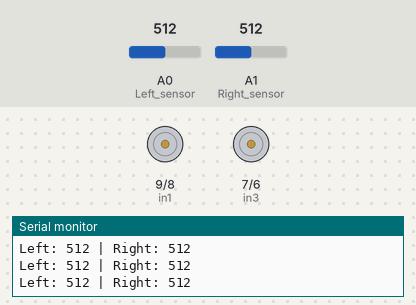
A sketch run on a simulated Arduino Uno, built with avr-gcc and run on an emulated ATmega328P. On the bench: motor-driver pin pairs drawn as motors (green arrow = first pin HIGH = forward, orange = second pin HIGH = backward, longer = more drive, scaled by the enable pin), the last lines printed to the serial monitor. The test bench sets the inputs (shaded band); at power-on: A0 (Left_sensor) = 512, A1 (Right_sensor) = 512.

Above: at 3.2 s.
3.3 s: A0 (Left_sensor) set to 11
4.8 s: A0 (Left_sensor) set to 8
7.8 s: A1 (Right_sensor) set to 40
At 8.4 s:
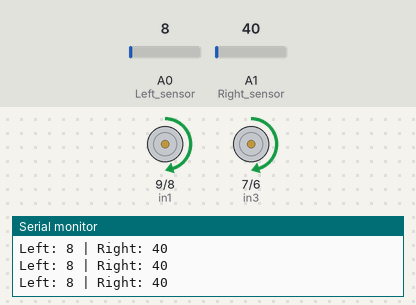
9.3 s: A1 (Right_sensor) set to 1023
At 10.3 s:
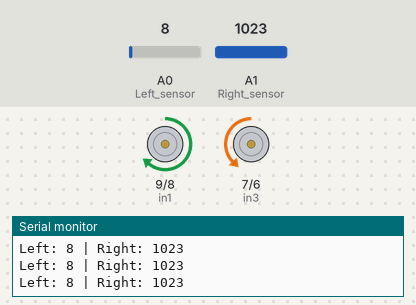
10.8 s: A0 (Left_sensor) set to 500
13.8 s: A0 (Left_sensor) set to 521
At 14.9 s:
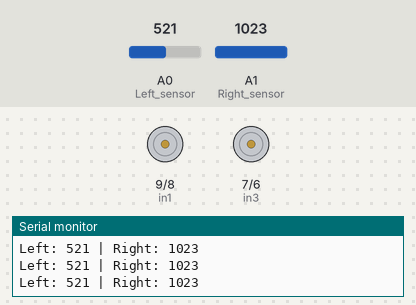
Timing chart, 0 to 16.3 s (numbered marks = the images above; inputs shaded):
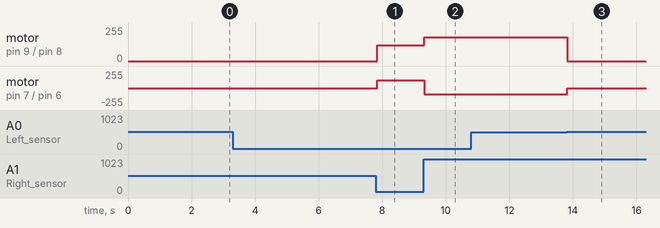

The sketch:

Arduino_Line_Follower.ino
```cpp
/*
  Project: Smart Arduino Line Follower Robot
  Version: 2.0
  Author: Rahul (AR Rider Chronicles)
  Description:
  Improved line follower robot code with smooth turns, serial debugging,
  auto-calibration, and flexible speed control.
*/

#define in1 9
#define in2 8
#define in3 7
#define in4 6
#define enA 10
#define enB 5

// Base Speeds
int M1_Speed = 120;
int M2_Speed = 120;
int LeftRotationSpeed = 180;
int RightRotationSpeed = 180;

// Calibration threshold (auto-adjusted)
int threshold = 500;

void setup() {
  Serial.begin(9600);

  pinMode(in1, OUTPUT);
  pinMode(in2, OUTPUT);
  pinMode(in3, OUTPUT);
  pinMode(in4, OUTPUT);
  pinMode(enA, OUTPUT);
  pinMode(enB, OUTPUT);

  pinMode(A0, INPUT); // Left sensor
  pinMode(A1, INPUT); // Right sensor

  Serial.println("Calibrating sensors...");
  delay(1000);
  calibrateSensors();
  Serial.println("Calibration complete!");
}

void loop() {
  int LEFT_SENSOR = analogRead(A0);
  int RIGHT_SENSOR = analogRead(A1);

  Serial.print("Left: ");
  Serial.print(LEFT_SENSOR);
  Serial.print(" | Right: ");
  Serial.println(RIGHT_SENSOR);

  if (RIGHT_SENSOR < threshold && LEFT_SENSOR < threshold) {
    forward();
  }
  else if (RIGHT_SENSOR < threshold && LEFT_SENSOR > threshold) {
    right();
  }
  else if (RIGHT_SENSOR > threshold && LEFT_SENSOR < threshold) {
    left();
  }
  else {
    Stop();
  }
}

// --- Movement Functions ---
void forward() {
  digitalWrite(in1, HIGH);
  digitalWrite(in2, LOW);
  digitalWrite(in3, HIGH);
  digitalWrite(in4, LOW);
  analogWrite(enA, M1_Speed);
  analogWrite(enB, M2_Speed);
}

void right() {
  digitalWrite(in1, LOW);
  digitalWrite(in2, HIGH);
  digitalWrite(in3, HIGH);
  digitalWrite(in4, LOW);
  analogWrite(enA, LeftRotationSpeed / 2);
  analogWrite(enB, RightRotationSpeed);
}

void left() {
  digitalWrite(in1, HIGH);
  digitalWrite(in2, LOW);
  digitalWrite(in3, LOW);
  digitalWrite(in4, HIGH);
  analogWrite(enA, LeftRotationSpeed);
  analogWrite(enB, RightRotationSpeed / 2);
}

void Stop() {
  digitalWrite(in1, LOW);
  digitalWrite(in2, LOW);
  digitalWrite(in3, LOW);
  digitalWrite(in4, LOW);
  analogWrite(enA, 0);
  analogWrite(enB, 0);
}

// --- Sensor Calibration ---
void calibrateSensors() {
  int leftTotal = 0, rightTotal = 0;
  for (int i = 0; i < 50; i++) {
    leftTotal += analogRead(A0);
    rightTotal += analogRead(A1);
    delay(20);
  }
  threshold = (leftTotal / 50 + rightTotal / 50) / 2;
  Serial.print("Threshold set to: ");
  Serial.println(threshold);
}
```

Measured:
- the behaviour switches between 511 and 512 on A0 (Left_sensor) (found by bisection; images 2 and 3)
- after the input at 7.8 s, motor on pin 9 (in1) / pin 8 (in2), motor on pin 7 (in3) / pin 6 (in4): stopped → forward 120/255 at once
- after the input at 9.3 s, motor on pin 9 (in1) / pin 8 (in2): forward 120/255 → forward 180/255 at once; motor on pin 7 (in3) / pin 6 (in4): forward 120/255 → backward 90/255 at once
- after the input at 13.8 s, motor on pin 9 (in1) / pin 8 (in2): forward 180/255 → stopped at once; motor on pin 7 (in3) / pin 6 (in4): backward 90/255 → stopped at once
